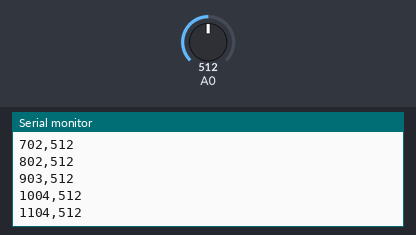
The sketch below on a simulated Arduino Uno, built with avr-gcc and run on an emulated ATmega328P. Shown: the last lines printed to the serial monitor. Inputs (shaded band) come from the test bench; at power-on: A0 = 512.

Above: at 1.2 s.
1.3 s: A0 set to 716
At 1.31 s:
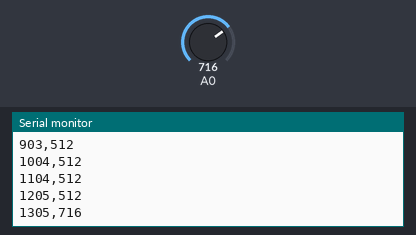
2.8 s: A0 set to 900
At 2.82 s:
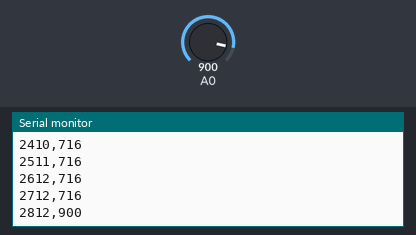
Timing chart, 0 to 5.8 s (numbered marks = the images above; inputs shaded):
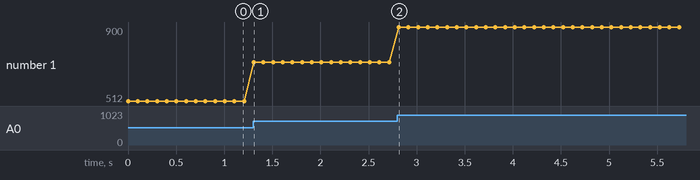

The sketch:

CapacitorPlotting.ino
```cpp
// Variable para almacenar el valor leído del sensor
int ValorSensor = 0;
// Variable para almacenar el tiempo desde que el Arduino empezó a ejecutarse
unsigned long tiempo;

void setup()
{
  Serial.begin(9600);
  while(!Serial) {}
}

void loop()
{
  // Obtiene el tiempo actual en milisegundos
  tiempo = millis();

  // Lee el valor del pin A0 y lo almacena en la variable ValorSensor
  ValorSensor = analogRead(A0);

  // Envía el valor leído y el tiempo transcurrido al Monitor Serial
  // Formato: tiempo,ValorSensor
  Serial.print(tiempo);
  Serial.print(",");
  Serial.println(ValorSensor);

  // Espera 100 milisegundos antes de leer el siguiente valor
  delay(100);
}
```

Measured:
- after the input at 1.3 s, the serial monitor: prints a new line at once (image 1)
- plotted number 1: 512 → 716 after the input at 1.3 s
